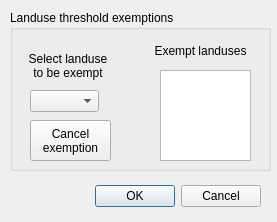
<?xml version="1.0" encoding="UTF-8"?>
<ui version="4.0">
 <class>ExemptDialog</class>
 <widget class="QDialog" name="ExemptDialog">
  <property name="geometry">
   <rect>
    <x>0</x>
    <y>0</y>
    <width>277</width>
    <height>222</height>
   </rect>
  </property>
  <property name="windowTitle">
   <string>Exempt Landuses</string>
  </property>
  <property name="windowIcon">
   <iconset resource="resources.qrc">
    <normaloff>:/plugins/QSWATPlus/swatplus.ico</normaloff>:/plugins/QSWATPlus/swatplus.ico</iconset>
  </property>
  <widget class="QDialogButtonBox" name="buttonBox">
   <property name="geometry">
    <rect>
     <x>-80</x>
     <y>180</y>
     <width>341</width>
     <height>32</height>
    </rect>
   </property>
   <property name="toolTip">
    <string>Save exemptions (OK) or leave exemptions the same as when this form was opened (Cancel).</string>
   </property>
   <property name="orientation">
    <enum>Qt::Horizontal</enum>
   </property>
   <property name="standardButtons">
    <set>QDialogButtonBox::Cancel|QDialogButtonBox::Ok</set>
   </property>
  </widget>
  <widget class="QGroupBox" name="groupBox">
   <property name="geometry">
    <rect>
     <x>10</x>
     <y>10</y>
     <width>261</width>
     <height>161</height>
    </rect>
   </property>
   <property name="title">
    <string>Landuse threshold exemptions</string>
   </property>
   <widget class="QListWidget" name="exemptBox">
    <property name="geometry">
     <rect>
      <x>150</x>
      <y>60</y>
      <width>91</width>
      <height>91</height>
     </rect>
    </property>
   </widget>
   <widget class="QPushButton" name="cancelExemptionButton">
    <property name="geometry">
     <rect>
      <x>20</x>
      <y>110</y>
      <width>81</width>
      <height>41</height>
     </rect>
    </property>
    <property name="toolTip">
     <string>Remove the selected landuse from the list of exempt landuses.</string>
    </property>
    <property name="text">
     <string>Cancel
exemption</string>
    </property>
   </widget>
   <widget class="QLabel" name="label_2">
    <property name="geometry">
     <rect>
      <x>10</x>
      <y>40</y>
      <width>96</width>
      <height>31</height>
     </rect>
    </property>
    <property name="inputMethodHints">
     <set>Qt::ImhNone</set>
    </property>
    <property name="text">
     <string>Select landuse
to be exempt</string>
    </property>
    <property name="alignment">
     <set>Qt::AlignCenter</set>
    </property>
   </widget>
   <widget class="QLabel" name="label_3">
    <property name="geometry">
     <rect>
      <x>130</x>
      <y>30</y>
      <width>121</width>
      <height>21</height>
     </rect>
    </property>
    <property name="text">
     <string>Exempt landuses</string>
    </property>
    <property name="alignment">
     <set>Qt::AlignCenter</set>
    </property>
   </widget>
   <widget class="QComboBox" name="chooseBox">
    <property name="geometry">
     <rect>
      <x>20</x>
      <y>80</y>
      <width>69</width>
      <height>22</height>
     </rect>
    </property>
    <property name="insertPolicy">
     <enum>QComboBox::InsertAlphabetically</enum>
    </property>
   </widget>
  </widget>
  <zorder>groupBox</zorder>
  <zorder>buttonBox</zorder>
 </widget>
 <resources>
  <include location="resources.qrc"/>
 </resources>
 <connections>
  <connection>
   <sender>buttonBox</sender>
   <signal>accepted()</signal>
   <receiver>ExemptDialog</receiver>
   <slot>accept()</slot>
   <hints>
    <hint type="sourcelabel">
     <x>248</x>
     <y>254</y>
    </hint>
    <hint type="destinationlabel">
     <x>157</x>
     <y>274</y>
    </hint>
   </hints>
  </connection>
  <connection>
   <sender>buttonBox</sender>
   <signal>rejected()</signal>
   <receiver>ExemptDialog</receiver>
   <slot>reject()</slot>
   <hints>
    <hint type="sourcelabel">
     <x>316</x>
     <y>260</y>
    </hint>
    <hint type="destinationlabel">
     <x>286</x>
     <y>274</y>
    </hint>
   </hints>
  </connection>
 </connections>
</ui>
